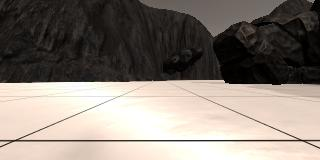
#> input picture calibration_images/example_grid1.jpg, 320 x 160 px
$ python -i preception_support.py   (imports and definitions only)
#> lines starting #> are read from the running program, lines starting #| are printed output that depends on the picture; after the words box and inside, x2 and y2 are one past the last pixel; in counts of white or black regions, pixels touching at a corner belong together
#%matplotlib qt # Choose %matplotlib qt to plot to an interactive window (note it may show up behind your browser)
# Make some of the relevant imports
import cv2 # OpenCV for perspective transform
import numpy as np
import matplotlib.image as mpimg
import matplotlib.pyplot as plt


# Identify pixels above the threshold
# Threshold of RGB > 160 does a nice job of identifying ground pixels only
def color_thresh(img, rgb_thresh=(160, 160, 160)):
    # Create an array of zeros same xy size as img, but single channel
    color_select = np.zeros_like(img[:,:,0])
    # Require that each pixel be above all three threshold values in RGB
    # above_thresh will now contain a boolean array with "True"
    # where threshold was met
    above_thresh = (img[:,:,0] > rgb_thresh[0]) \
                & (img[:,:,1] > rgb_thresh[1]) \
                & (img[:,:,2] > rgb_thresh[2])
    # Index the array of zeros with the boolean array and set to 1
    color_select[above_thresh] = 1
    # Return the binary image
    return color_select


# Finds the coordinates for the obstalces, and the rocks
def find_obstacles_and_rocks(img):
    return find_obstacles(img), find_rocks(img)

# Finds the rocks on the map and returns a
# 2D matrix of 1/0 representing the rocks
def find_rocks(img):

    # converting to hsv
    hsv_img = cv2.cvtColor(img, cv2.COLOR_RGB2HSV)
    lower_yellow = np.array([15, 100, 80])
    upper_yellow = np.array([100, 255, 255])
    color_select = np.zeros_like(img[:,:,0])


    rock = cv2.inRange(hsv_img, lower_yellow, upper_yellow)

    thresh_map = (rock[:][:] > 0)

    color_select[thresh_map] = 1

    return color_select

# Finds the obstacles in the map and returns a
# 2d matrix of 1/0 representing the map.
def find_obstacles(img):

    hsv_img = cv2.cvtColor(img, cv2.COLOR_RGB2HSV)
    upper_gray = np.array([180,160,160])
    lower_gray = np.array([0,0,0])
    color_select = np.zeros_like(img[:,:,0])
    obstacles = cv2.inRange(hsv_img, lower_gray, upper_gray)
    thresh_map = (obstacles[:][:] > 0)

    color_select[thresh_map] = 1
    return color_select

>>> import cv2
>>> picture = cv2.cvtColor(cv2.imread('../calibration_images/example_grid1.jpg'), cv2.COLOR_BGR2RGB)
>>> result = find_obstacles_and_rocks(picture)
#> in find_obstacles, `hsv_img = cv2.cvtColor(img, cv2.COLOR_RGB2HSV)`: hsv_img: shape (160, 320, 3); mean H, S, V 16.6, 49.3, 135.2
#> in find_obstacles, `obstacles = cv2.inRange(hsv_img, lower_gray, upper_gray)`:
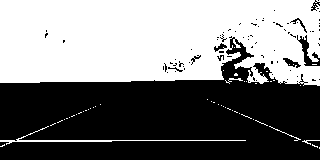
#> obstacles: shape (160, 320); 49.2% white; 52 white regions (47 under 20 px), largest, box (x1, y1, x2, y2) and area: (0, 0, 320, 86) 24545, (0, 126, 246, 145) 402, (269, 126, 301, 141) 40, (225, 78, 243, 84) 34, (302, 140, 320, 145) 28
#> in find_rocks, `rock = cv2.inRange(hsv_img, lower_yellow, upper_yellow)`: rock: shape (160, 320); every value is 0

$ run again, on calibration_images/example_rock2.jpg
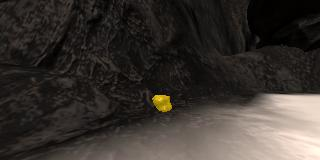
#> input picture calibration_images/example_rock2.jpg, 320 x 160 px
#> hsv_img: shape (160, 320, 3); mean H, S, V 15.2, 57.9, 57.7
#> in find_obstacles, `obstacles = cv2.inRange(hsv_img, lower_gray, upper_gray)`:
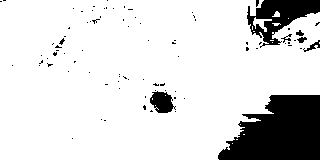
#> obstacles: shape (160, 320); 85.7% white; 86 black regions (79 under 20 px), largest, box (x1, y1, x2, y2) and area: (218, 95, 320, 160) 4892, (247, 0, 320, 48) 1620, (150, 91, 176, 113) 381
#> in find_rocks, `rock = cv2.inRange(hsv_img, lower_yellow, upper_yellow)`:
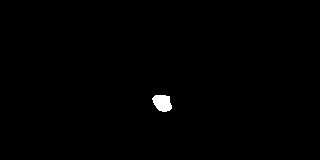
#> rock: shape (160, 320); 0.5% white; 1 white region, box (x1, y1, x2, y2) and area: (152, 95, 172, 112) 258
